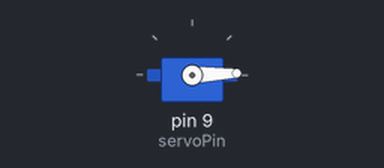
A sketch run on a simulated Arduino Uno, built with avr-gcc and run on an emulated ATmega328P. Shown: servo.

Above: at 0.55 s.
At 1.8 s:
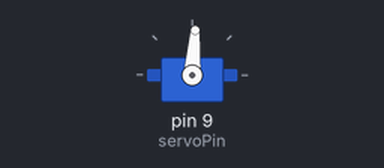
At 3.1 s:
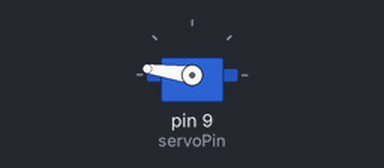
At 5.7 s:
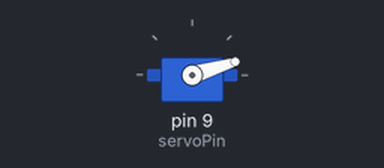
Timing chart, 0 to 7.6 s (numbered marks = the images above):
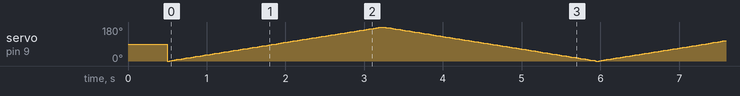

The sketch:

example.ino
```cpp
// Demonstrates sweeping the MG90S across 0–180° using the Arduino Servo library on digital pin 9 with tuned pulse widths.
//
// Buy this module: https://shillehtek.com/products/mg90s-metal-gear-micro-servo-motor-180-degree-9g-for-rc-plane
// Full manual: https://shillehtek.com/blogs/shillehtek-product-manuals/mg90s-metal-gear-micro-servo-motor-180-degree-9g-for-rc-plane-manual
// More examples: https://github.com/shillehbean/shillehtek-examples
//

// MG90S Servo Sweep - Arduino Example
// Signal pin: Digital 9
// Power the servo from an external 5V supply with a common ground.

#include <Servo.h>

Servo myServo;
const int servoPin = 9;

void setup() {
  Serial.begin(9600);
  // attach(pin, minPulseUs, maxPulseUs) — tune these for your servo
  myServo.attach(servoPin, 500, 2400);
  myServo.write(90);   // center
  delay(500);
}

void loop() {
  // Sweep 0 to 180 degrees
  for (int angle = 0; angle <= 180; angle++) {
    myServo.write(angle);
    delay(15);
  }

  // Sweep back 180 to 0 degrees
  for (int angle = 180; angle >= 0; angle--) {
    myServo.write(angle);
    delay(15);
  }
}
```
